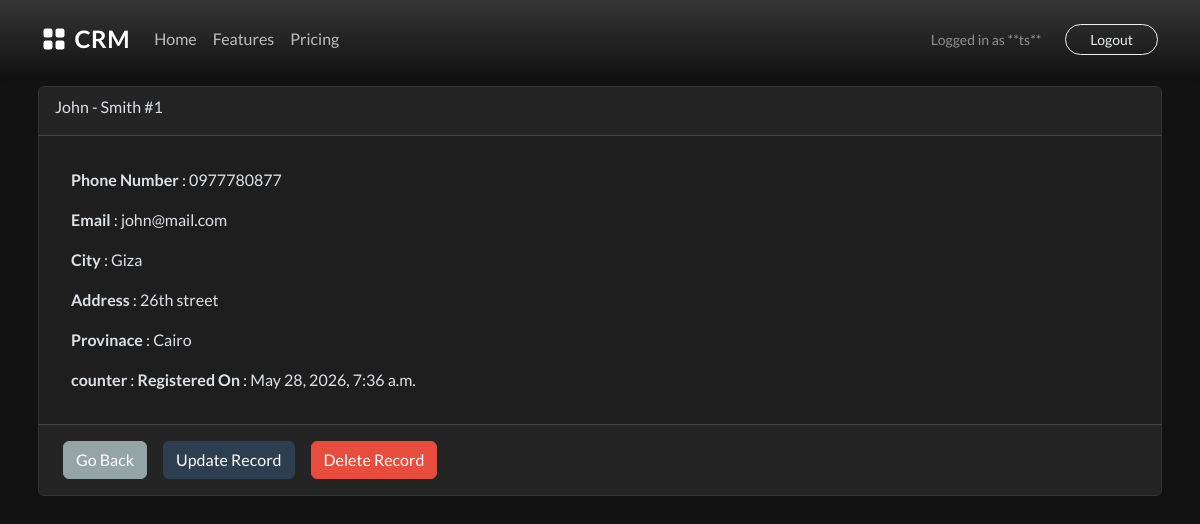
The app's page /view_record/1 (signed in) with its own data.
### webapp/models.py (models this page shows, shortened)
class Record(models.Model):
    first_name = models.CharField(max_length = 100)
    last_name = models.CharField(max_length = 100)
    email = models.CharField(max_length = 255)
    phone = models.CharField(max_length = 20)
    address = models.CharField(max_length = 100)
    city = models.CharField(max_length = 100)
    provinace = models.CharField(max_length = 100)
    country = models.CharField(max_length = 100)
    created_at = models.DateTimeField(auto_now_add=True)

### webapp/views.py (the view)
# urls.py: path('view_record/<int:pk>',views.view_record,name='view_record'),
@login_required(login_url='login')
def view_record(request,pk):
    record = Record.objects.get(id=pk)
    context = {'record':record}
    return render(request,'webapp/view-record.html',context)

### webapp/templates/webapp/view-record.html
{% extends 'webapp/base.html' %}
{% block content %}
<div class="container p-lg-2">
    <div class="card">
        <div class="card-header">
            <div class="card-title">{{ record.first_name }} - {{ record.last_name }} #{{ record.id }}</div>
        </div>
        <div class="card-body">
            <p class="m-3">
                <strong>Phone Number</strong> : {{ record.phone }}
            </p>
            <p class="m-3">
                <strong>Email</strong> : {{ record.email }}
            </p>
            <p class="m-3">
                <strong>City</strong> : {{ record.city }}
            </p>
            <p class="m-3">
                <strong>Address</strong> : {{ record.address }}
            </p>
            <p class="m-3">
                <strong>Provinace</strong> : {{ record.provinace }}
            </p>
            <p class="m-3">
                <strong>counter</strong> : {{ record.counter }}
                <strong>Registered On</strong> : {{ record.created_at }}
            </p>
        </div>
        <div class="card-footer d-flex g-3">
            <a href="{% url 'dashboard' %}" class="btn btn-secondary btn-block m-2">Go Back</a>
            <a href="{% url 'update_record' record.id %}" class="btn btn-primary btn-block m-2">Update Record</a>
            <a href="{% url 'dashboard' %}" class="btn btn-danger btn-block m-2">Delete Record</a>
        </div>
    </div>
</div>
{% endblock %}

### webapp/templates/webapp/navbar.html (shortened to what this page needs)
<nav class="navbar navbar-expand-lg navbar-dark bg-gradient shadow-sm">
  <div class="container">
    <a class="navbar-brand fw-bold text-white" href="{% url 'home' %}">
      <i class="bi bi-grid-fill me-2"></i>CRM
    </a>
    <div class="collapse navbar-collapse" id="navbarText">
      <ul class="navbar-nav me-auto mb-2 mb-lg-0">
        <li class="nav-item">
          <a class="nav-link {% if request.path == '/' %}active{% endif %} text-white-50 hover-white" aria-current="page" href="/">Home</a>
        </li>
        <li class="nav-item">
          <a class="nav-link text-white-50 hover-white" href="#">Features</a>
        </li>
        <li class="nav-item">
          <a class="nav-link text-white-50 hover-white" href="#">Pricing</a>
        </li>
      </ul>
      <div class="d-flex align-items-center gap-3">
        {% if user.is_authenticated %}
          <span class="text-white-50 me-2 small">Logged in as **{{ user.username }}**</span>
          <form alt="Logout Form" action="{% url 'logout' %}" method="post" class="m-0">
            <button type="submit" class="btn btn-outline-light btn-sm rounded-pill px-4">Logout</button>
          </form>
        {% else %}
          <a href="{% url 'login' %}" class="text-white text-decoration-none {% if request.path == '/login/' %}active{% endif %}">Login</a>
          <a href="{% url 'register' %}" class="btn btn-light btn-sm rounded-pill px-4 {% if request.path == '/register/' %}active{% endif %}">Sign Up</a>
        {% endif %}
      </div>
    </div>
  </div>
</nav>

### webapp/templates/webapp/base.html (style rules this page uses)
[data-bs-theme="dark"] body { background-color: #121212; color: #e0e0e0; }
[data-bs-theme="dark"] .card { background-color: #1e1e1e; border-color: #333; }

### webapp/templates/webapp/navbar.html (style rules this page uses)
.bg-gradient { background: linear-gradient(135deg, #667eea 0%, #764ba2 100%); }
.nav-link.text-white-50 { color: rgba(255, 255, 255, 0.7) !important; transition: color 0.3s ease; }
.navbar-brand { font-size: 1.5rem; letter-spacing: 0.5px; }

### records on screen
Record: first_name "John", last_name "Smith", id "1", phone "0977780877", email "john@mail.com", city "Giza", address "26th street", provinace "Cairo", created_at "May 28, 2026, 7:36 a.m."

### other values on screen
{{ user.username }} "ts"
